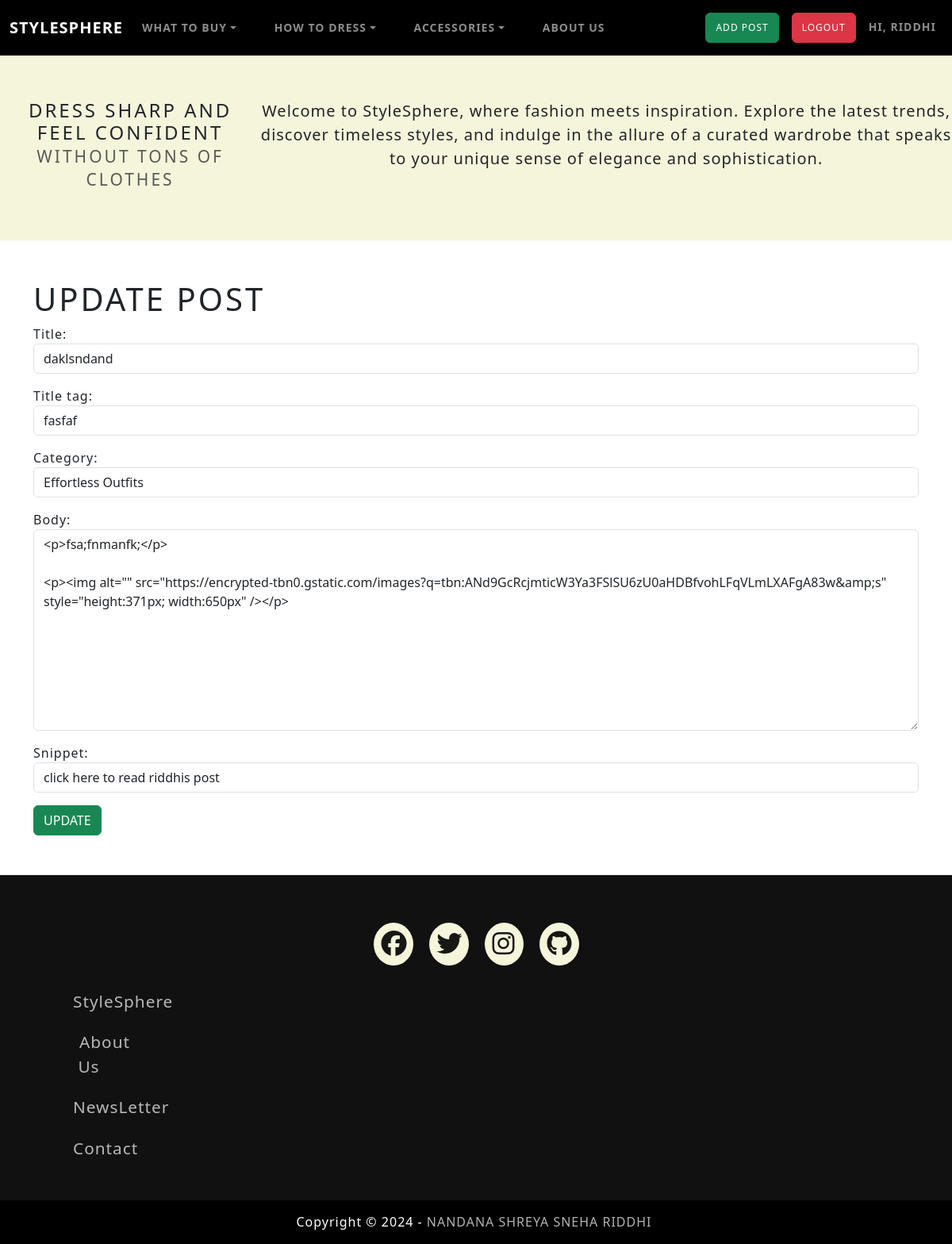
/article/edit/22 (signed in), run on the app's committed database.
### APP/models.py (models this page shows, shortened)
class Post(models.Model):
    title = models.CharField(max_length=255)
    title_tag = models.CharField(max_length=255)
    author = models.ForeignKey(User, on_delete=models.CASCADE)
    body = RichTextField(blank=True, null=True)
    post_date = models.DateField(auto_now_add=True)
    category = models.CharField(max_length=255,default='uncategorized')
    snippet = models.CharField(max_length=255, default='Click to Read More')

### APP/views.py (the view)
# urls.py: path('article/edit/<int:pk>', UpdatePostView.as_view(), name = 'update_post'),
class UpdatePostView(UpdateView):
    model = Post
    form_class = EditForm
    template_name = 'update_post.html'

### APP/forms.py
class EditForm(forms.ModelForm):
    class Meta:
        model = Post
        fields = ('title','title_tag','category','body','snippet')
        widgets = {
            'title': forms.TextInput(attrs={'class': 'form-control', 'placeholder': 'Title of your post'}),
            'title_tag': forms.TextInput(attrs={'class': 'form-control', 'placeholder': 'Title-tag of your post'}),
            'category': forms.Select(choices=catchoices, attrs={'class': 'form-control'}),
            'body': forms.Textarea(attrs={'class': 'form-control'}),
            'snippet': forms.TextInput(attrs={'class': 'form-control'}),
        }

### APP/templates/update_post.html (shortened to what this page needs)
{% extends 'base.html' %}
{% block content %}
{% if user.is_authenticated %}
<h1>Update Post</h1>
<div class="form-group uppost">
    <form method="POST">
        {{ form.as_p }}
        <button class="btn btn-success">Update</button>
    </form>
</div>
{% else %}
Hehehehe naughty naughty
{% endif %}
{% endblock %}

### APP/templates/base.html (shortened to what this page needs)
{% load static %}
<!DOCTYPE html>
<html lang="en">
<head>
    <link href="https://cdn.jsdelivr.net/npm/bootswatch@5.3.2/dist/lux/bootstrap.min.css" rel="stylesheet">
    <link rel="stylesheet" type="text/css"
        href="https://cdnjs.cloudflare.com/ajax/libs/font-awesome/6.5.1/css/all.min.css">
</head>
<body>
    <nav class="navbar navbar-expand-lg bg-black #000" data-bs-theme="dark">
        <div class="container-fluid">
            <a class="navbar-brand" href="{%url 'home'%}">StyleSphere</a>
            <div class="collapse navbar-collapse" id="navbarColor01">
                <ul class="navbar-nav me-auto">
                    <li class="nav-item dropdown">
                        <a class="nav-link dropdown-toggle" data-bs-toggle="dropdown" href="#" role="button"
                            aria-haspopup="true" aria-expanded="false">What To Buy</a>
                    </li>
                    <li class="nav-item dropdown">
                        <a class="nav-link dropdown-toggle" data-bs-toggle="dropdown" href="#" role="button"
                            aria-haspopup="true" aria-expanded="false">How to Dress</a>
                    </li>
                    <li class="nav-item dropdown">
                        <a class="nav-link dropdown-toggle" data-bs-toggle="dropdown" href="#" role="button"
                            aria-haspopup="true" aria-expanded="false">Accessories</a>
                    </li>
                    <li class="nav-item">
                        <a class="nav-link" href="#">About Us</a>
                    </li>
                </ul>
                {% if user.is_authenticated %}
                <ul class="navbar-nav ml-auto">
                    <form class="d-sm-flex p-2">
                        <a href="{% url 'add_post' %}" class="btn btn-success"
                            style="--bs-btn-padding-y: .55rem; --bs-btn-padding-x: .75rem; --bs-btn-font-size: .75rem;">Add
                            Post</a>
                    </form>
                    <form class="d-sm-flex p-2">
                        <a href="/logout" class="btn btn-danger"
                            style="--bs-btn-padding-y: .55rem; --bs-btn-padding-x: .75rem; --bs-btn-font-size: .75rem;">Logout</a>
                    </form>
                    <a class="nav-link  mt-1">
                        Hi, {{user.first_name}}
                    </a>
                {% endif %}
            </div>
        </div>
    </nav>
    <div class="flex-container text-center">
        <h4>Dress Sharp And Feel Confident <small class="text-body-secondary"> Without Tons Of Clothes</small></h4>
        <p class="lead">Welcome to <strong>StyleSphere</strong>, where fashion meets inspiration. Explore the
            latest trends, discover timeless styles, and indulge in the allure of a curated wardrobe that speaks to your
            unique sense of elegance and sophistication.</p>
    </div>
    <div class="container" id="posts">
        {% block content %}
        {% endblock %}
    </div>
    <footer>
        <div class="footercontainer">
            <div class="socialicons">
                <a href=""><i class="fa-brands fa-facebook"></i></a>
                <a href=""><i class="fa-brands fa-twitter"></i></a>
                <a href=""><i class="fa-brands fa-instagram"></i></a>
                <a href=""><i class="fa-brands fa-github"></i></a>
            </div>
            <div class="footernav">
                <ul>
                    <li><a href="{%url 'home'%}">StyleSphere</a></li>
                    <li><a href="">About Us</a></li>
                    <li><a href="">NewsLetter</a></li>
                    <li><a href="">Contact</a></li>
                </ul>
            </div>
        </div>
        <div class="footerbottom">
            <p>Copyright &copy; 2024 -<span class="team">Nandana Shreya Sneha Riddhi</span></p>
        </div>
    </footer>
    <link href="https://cdn.jsdelivr.net/npm/bootstrap@5.3.2/dist/css/bootstrap.min.css" rel="stylesheet"
>
</body>
</html>

### APP/templates/base.html (style rules this page uses)
* { margin: 0; padding: 0; box-sizing: border-box; }
ul { list-style: none; }
a:link { text-decoration: none; }
.flex-container { box-sizing: content-box; padding: 55px 0 55px; background-color: beige; display: flex; justify-content: center; flex-direction: row; background: url(paperclip.png) left top, color(#F5F5DC); background-size: cover; background-repeat: no-repeat; }
footer { background-color: #111; }
.footercontainer { width: 100%; padding: 60px 30px 20px; }
.socialicons { display: flex; justify-content: center; margin-left: 10px; margin-right: 10px; }
.socialicons a { text-decoration: none; padding: 10px; margin-left: 10px; margin-right: 10px; background-color: beige; max-width: 50px; border-radius: 100%; }
.socialicons a i { font-size: 2em; color: black; opacity: 0.9; }
.footernav { margin: 20px 0; }
.footernav ul { display: flex; justify-content: center; list-style: none; }
.footernav ul li a { color: white; margin: 20px; text-decoration: none; font-size: 1.3rem; opacity: .7; transition: .5; }
.footerbottom { display: flex; background-color: #000; padding-top: 15px; justify-content: center; }
.footerbottom p { color: white; }
.team { opacity: .7; text-transform: uppercase; font-weight: 400; margin: 0 5px; }
@media (max-width: 1400px) { .footernav ul { flex-direction: column; } }
@media (max-width: 1400px) { .footernav ul li { width: 100px; text-align: center; margin: 10px; } }
@media (max-width: 1400px) { .footerbottom { text-align: center; } }
#posts { padding-top: 50px; padding-bottom: 50px; }

### data on the page
Post: title "daklsndand", title_tag "fasfaf", category "Effortless Outfits", body "<p>fsa;fnmanfk;</p> <p><img alt=\"\" src=\"https://encrypted-tbn0.gstatic.com/images?q=tbn:ANd9GcRcjmticW3Ya3FSlSU6zU0aHDBfvohLFqVLmLXAFgA83w&amp;s\" style=\"height:371px; width:650px\" /></p>", snippet "click here to read riddhis post"

### other printed values
{{ user.first_name }} "RIDDHI"
